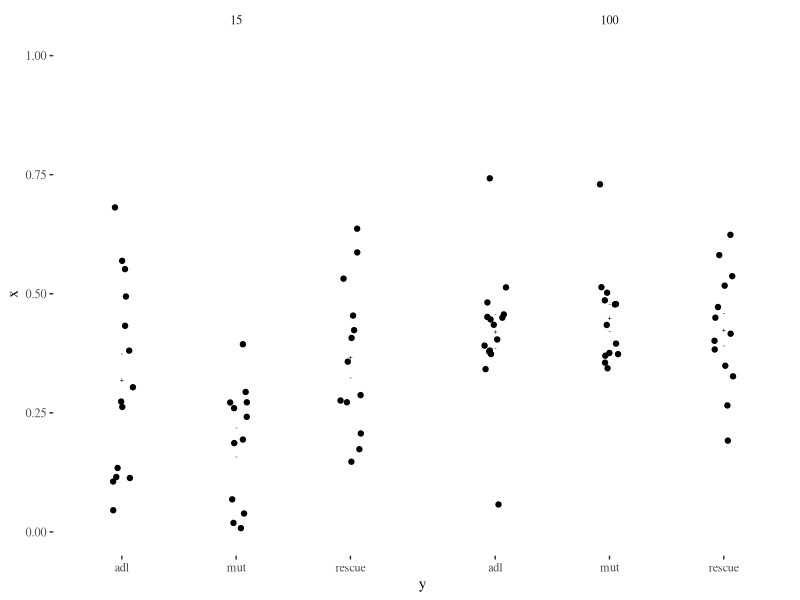

This figure's R source: (Note: this script raises an error after producing the figure.)
## ---- chunk 1
knitr::opts_chunk$set(echo = TRUE)
## ---- chunk 2
library(ggthemes)
library(ggplot2)
library(multcompView)
library(reshape2)
library(plyr)
library(dplyr)
## ---- chunk 3

frames <- c(1:1500)

adlc9f <- read.csv('smoothed_dfoverfmax/adlgcamp_c9_smooth5F.csv',header=FALSE)
adlc9f <- cbind(frames, adlc9f)

adlpt0f <- read.csv('smoothed_dfoverfmax/adlgcamp_solvent_smooth5F.csv',header=FALSE)
adl0f <- cbind(frames, adlpt0f)

adlpt15f <- read.csv('smoothed_dfoverfmax/adlgcamp_pt15DEET_smooth5F.csv',header=FALSE)
adl15f <- cbind(frames, adlpt15f)

mutc9f <- read.csv('smoothed_dfoverfmax/mutantgcamp_c9_smooth5F.csv',header=FALSE)
mutc9f <- cbind(frames, mutc9f)

mutpt0f <- read.csv('smoothed_dfoverfmax/mutantgcamp_solvent_smooth5F.csv',header=FALSE)
mut0f <- cbind(frames, mutpt0f)

mutpt15f <- read.csv('smoothed_dfoverfmax/mutantgcamp_pt15DEET_smooth5F.csv',header=FALSE)
mut15f <- cbind(frames, mutpt15f)

resc9f <- read.csv('smoothed_dfoverfmax/rescuegcamp_c9_smooth5F.csv',header=FALSE)
resc9f <- cbind(frames, resc9f)

respt0f <- read.csv('smoothed_dfoverfmax/rescuegcamp_solvent_smooth5F.csv',header=FALSE)
res0f <- cbind(frames, respt0f)

respt15f <- read.csv('smoothed_dfoverfmax/rescuegcamp_pt15DEET_smooth5F.csv',header=FALSE)
res15f <- cbind(frames, respt15f)


## ---- chunk 4
meltadl15f <- melt(adl15f,id.vars = c('frames'))
first <- subset(meltadl15f,frames>300)
first <- subset(first,frames<500)
firstmean <- ddply(first,c('variable'),summarise,mean=mean(value,na.rm=TRUE))
x = (firstmean$mean)
y= rep('adl',length(x))
z= rep(15,length(x))
dfadl15 <- data.frame(x,y,z)

meltmut15f <- melt(mut15f,id.vars = c('frames'))
first <- subset(meltmut15f,frames>300)
first <- subset(first,frames<500)
firstmean <- ddply(first,c('variable'),summarise,mean=mean(value,na.rm=TRUE))
x = (firstmean$mean)[1:17]
y= rep('mut',length(x))
z= rep(15,length(x))
dfmut15 <- data.frame(x,y,z)


meltrescue15f <- melt(res15f,id.vars = c('frames'))
first <- subset(meltrescue15f,frames>300)
first <- subset(first,frames<500)
firstmean <- ddply(first,c('variable'),summarise,mean=mean(value,na.rm=TRUE))
x = (firstmean$mean)
y= rep('rescue',length(x))
z= rep(15,length(x))
dfrescue15 <- data.frame(x,y,z)

## ---- chunk 5
meltadlc9f <- melt(adlc9f,id.vars = c('frames'))
first <- subset(meltadlc9f,frames>300)
first <- subset(first,frames<500)
firstmean <- ddply(first,c('variable'),summarise,mean=mean(value,na.rm=TRUE))
x = (firstmean$mean)
y= rep('adl',length(x))
z= rep(100,length(x))
dfadlc9 <- data.frame(x,y,z)

meltmutc9f <- melt(mutc9f,id.vars = c('frames'))
first <- subset(meltmutc9f,frames>300)
first <- subset(first,frames<500)
firstmean <- ddply(first,c('variable'),summarise,mean=mean(value,na.rm=TRUE))
x = (firstmean$mean)
y= rep('mut',length(x))
z= rep(100,length(x))
dfmutc9 <- data.frame(x,y,z)


meltrescuec9f <- melt(resc9f,id.vars = c('frames'))
first <- subset(meltrescuec9f,frames>300)
first <- subset(first,frames<500)
firstmean <- ddply(first,c('variable'),summarise,mean=mean(value,na.rm=TRUE))
x = (firstmean$mean)
y= rep('rescue',length(x))
z= rep(100,length(x))
dfrescuec9 <- data.frame(x,y,z)

## ---- chunk 6

meltadl0 <- melt(adl0f,id.vars = c('frames'))
first <- subset(meltadl0,frames>300)
first <- subset(first,frames<500)
firstmean <- ddply(first,c('variable'),summarise,mean=mean(value,na.rm=TRUE))
x = (firstmean$mean)
y= rep('adl',length(x))
z= rep(0,length(x))
dfadl0 <- data.frame(x,y,z)

meltmut0 <- melt(mut0f,id.vars = c('frames'))
first <- subset(meltmut0,frames>300)
first <- subset(first,frames<500)
firstmean <- ddply(first,c('variable'),summarise,mean=mean(value,na.rm=TRUE))
x = (firstmean$mean)
y= rep('mut',length(x))
z= rep(0,length(x))
dfmut0 <- data.frame(x,y,z)


meltrescue0f <- melt(res0f,id.vars = c('frames'))
first <- subset(meltrescue0f,frames>300)
first <- subset(first,frames<500)
firstmean <- ddply(first,c('variable'),summarise,mean=mean(value,na.rm=TRUE))
x = (firstmean$mean)
y= rep('rescue',length(x))
z= rep(0,length(x))
dfrescue0 <- data.frame(x,y,z)

## ---- chunk 7

dftoplot <- rbind(dfadl15,dfmut15,dfrescue15,dfadlc9,dfmutc9,dfrescuec9)

#calculate means, standard deviation, and standard error
meanstoplot <- ddply(dftoplot,c('y','z'),summarise,means=mean(x,na.rm = TRUE),N=length(x),sd=sd(x,na.rm=TRUE),se=(sd/sqrt(N)))


#plot
ggplot(dftoplot,aes(x=y,y=x)) + 
  geom_jitter(height=0,width=0.1) + 
  geom_point(data=meanstoplot,aes(x=y,y=means),shape='+') +
  geom_point(data=meanstoplot,aes(x=y,y=means+se),shape='-') +
  geom_point(data=meanstoplot,aes(x=y,y=means-se),shape='-') +
  theme_tufte() + 
  ylim(0,1) +
  facet_grid(~z)

#statistics: first need to convert z/y to factors
dftoplot$z <- as.factor(dftoplot$z)
dftoplot$y <- as.factor(dftoplot$y)
imagingtukey <- TukeyHSD(aov(x~y*z,dftoplot))
imagingtukey.levels <- imagingtukey$`y:z`[,4]
multcompLetters(imagingtukey.levels)['Letters']

## ---- chunk 8

adl15mf <- t(adl15f)
res15mf <- t(res15f)
mut15mf <- t(mut15f)
adl0mf <- t(adl0f)
res0mf <- t(res0f)
mut0mf <- t(mut0f)
adl100mf <- t(adlc9f)
res100mf <- t(resc9f)
mut100mf <- t(mutc9f)


row.names(adl0mf) <- c('adlframes','adl01','adl0002','adl0003','adl0004','adl0005','adl0006','adl0007','adl0008','adl0009','adl00010','adl00011','adl00012','adl00013')
row.names(res0mf) <- c('frames','res0001','res0002','res0003','res0004','res0005','res0006','res0007','res0008')
row.names(mut0mf) <- c('mutframes','mut0001','mut0002','mut0003','mut0004','mut0005','mut0006','mut0007','mut0008','mut0009','mut00010','mut00011','mut00012','mut00013')

row.names(adl15mf) <- c('adlframes','adl15-1','adl15-2','adl15-3','adl15-4','adl15-5','adl15-6','adl15-7','adl15-8','adl15-9','adl15-10','adl15-11','adl15-12','adl15-13','adl15-14')
row.names(res15mf) <- c('frames','res15-1','res15-2','res15-3','res15-4','res15-5','res15-6','res15-7','res15-8','res15-9','res15-10','res15-11','res15-12','res15-13')
row.names(mut15mf) <- c('mutframes','mut15-1','mut15-2','mut15-3','mut15-4','mut15-5','mut15-6','mut15-7','mut15-8','mut15-9','mut15-10','mut15-11','mut15-12','mut15-13','mut15-14','mut15-15','mut15-16','mut15-17','mut15-18')

row.names(adl100mf) <- c('adlframes','adl100-1','adl100-2','adl100-3','adl100-4','adl100-5','adl100-6','adl100-7','adl100-8','adl100-9','adl100-10','adl100-11','adl100-12','adl100-13','adl100-14','adl100-15')
row.names(res100mf) <- c('frames','res100-1','res100-2','res100-3','res100-4','res100-5','res100-6','res100-7','res100-8','res100-9','res100-10','res100-11','res100-12','res100-13')
row.names(mut100mf) <- c('mutframes','mut100-1','mut100-2','mut100-3','mut100-4','mut100-5','mut100-6','mut100-7','mut100-8','mut100-9','mut100-0','mut100-1','mut100-2','mut100-3')



#sort by greatest increase in first 10 seconds of pulse vs previous 10 seconds (plotted values)

sortvectorforadlf <- rowMeans(adl15mf[,201:300]) - rowMeans(adl15mf[,301:400])
adl15mf2 <- adl15mf[order(sortvectorforadlf),]

sortvectorformutf <- rowMeans(mut15mf[,201:300]) - rowMeans(mut15mf[,301:400])
mut15mf2 <- mut15mf[order(sortvectorformutf),]

sortvectorforresf <- rowMeans(res15mf[,201:300]) - rowMeans(res15mf[,301:400])
res15mf2 <- res15mf[order(sortvectorforresf),]

allf <- rbind(adl15mf,mut15mf,res15mf,adl100mf,mut100mf,res100mf)
subfullf<- allf[,101:1500]

allf <- t(subfullf)
allf2 <- melt(allf)
names(allf2) <- c('frames','animal','value')

matlabrainbow <- c('#00008f','#002fff','#00dfff','#7fff7f','#ffcf00','#ff1f00','#7f0000')
allf3 <- subset(allf2,animal!='mutframes')
allf3 <- subset(allf3,animal!='frames')
allf3 <- subset(allf3,animal!='adlframes')
allf3 <- subset(allf3,animal!='mut15-18')
## ---- chunk 9

ggplot(allf3, aes(frames, animal)) + geom_tile(aes(fill = value)) + scale_fill_gradientn(values=c(0, .7, .85, 1), colours=t(matlabrainbow))
